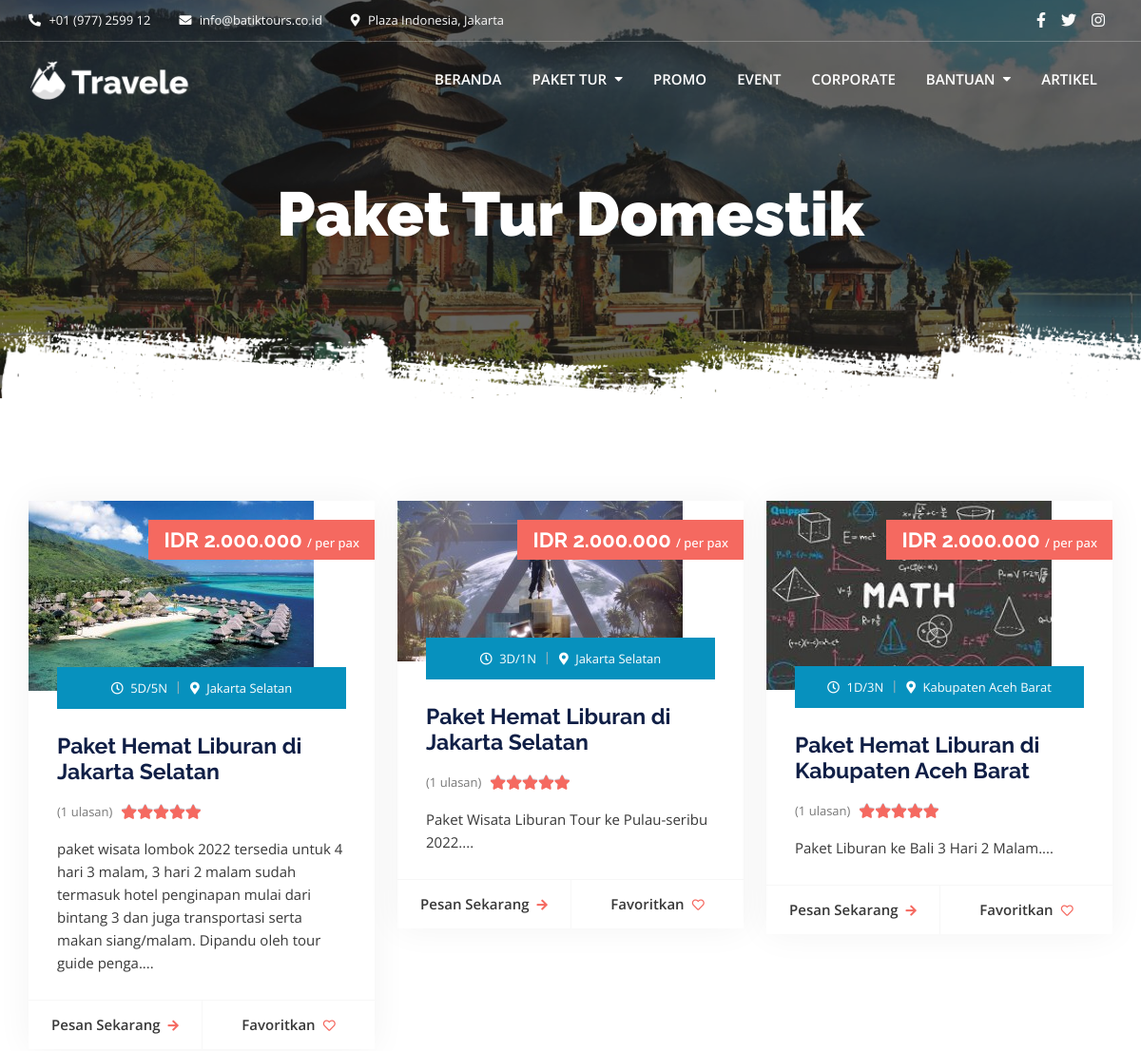
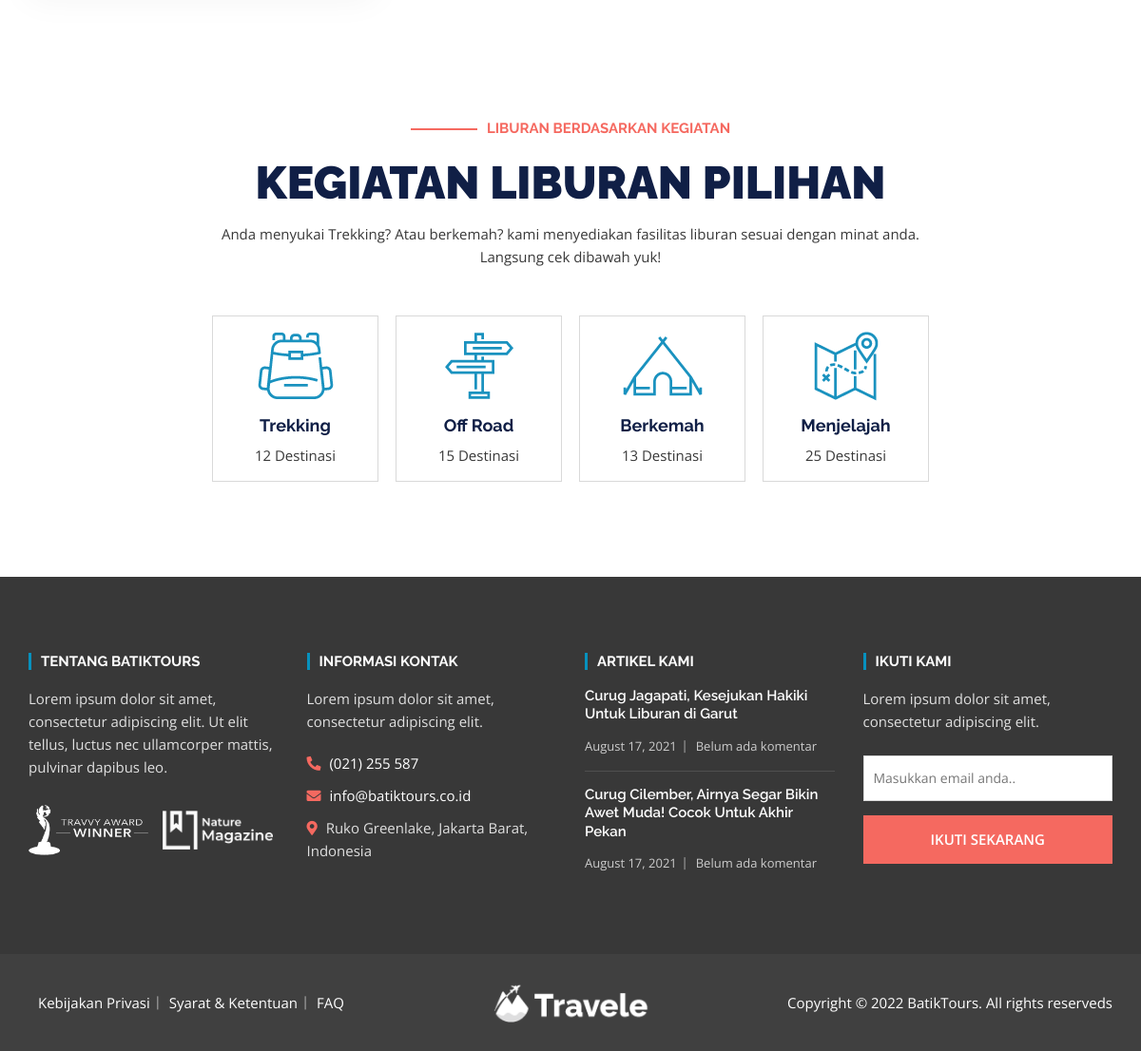
Screenshot of /index.php/user/domestic with the database file from the repository (2 pictures, top to bottom).
### tables this page shows
CREATE TABLE `package` (
  `id_package` int(11) NOT NULL,
  `package_category_id` int(11) NOT NULL,
  `package_name` varchar(255) NOT NULL,
  `sub_package_name` varchar(255) NOT NULL,
  `slug` varchar(255) NOT NULL,
  `price` int(11) NOT NULL,
  `promo` int(11) NOT NULL,
  `discount` int(11) NOT NULL,
  `star` int(11) NOT NULL,
  `photo` varchar(255) NOT NULL,
  `description` text NOT NULL,
  `itinerary` text NOT NULL,
  `reviews` text NOT NULL,
  `location` varchar(255) NOT NULL,
  `country` int(11) NOT NULL,
  `province` int(11) NOT NULL,
  `cities` varchar(255) NOT NULL,
  `pax` int(11) NOT NULL,
  `day` int(11) NOT NULL,
  `night` int(11) NOT NULL,
  `family` varchar(255) NOT NULL,
  `date` date NOT NULL,
  `post_status` varchar(255) NOT NULL,
  `package_status` int(3) NOT NULL,
  `post_by` varchar(255) NOT NULL,
  `origin` varchar(255) NOT NULL,
  `thumbnail` varchar(255) NOT NULL
);

### application/controllers/User.php (called while the page is built, shortened)
<?php
class User extends CI_Controller {
	public function __construct() {
  		$this->load->helper(array('form', 'url','file'));
			$this->load->library('session');
	}
	public function domestic() {
			$this->load->model('User_model','package');
			$t['domestic'] = $this->package->domestics();
			$a['header'] =  $this->load->view('layout/header_frontend',null, true);
			$a['footer'] =  $this->load->view('layout/footer_frontend',null, true);
			$a['content'] =  $this->load->view('domestic/content',$t, true);
			$page = $this->load->view('layout/layout_frontend',$a);
			return $page;
	}
}

### index.php (called while the page is built, shortened)
<?php
require_once BASEPATH.'core/CodeIgniter.php';

### application/models/User_model.php (called while the page is built, shortened)
<?php
class User_model extends CI_Model {
public function convert_city($id)
{
	$data = $this->db->query("select * from cities where id_cities = '".$id."'")->result_array();
	return $data[0]['cities_name'];
}
public function domestics()
{
	$sql = $this->db->query("select * from package where package_category_id = '1' and package_status = '1' and post_status = 'Publish'")->result_array();
	$row = array();
	for($i=0;$i<count($sql);$i++){
		$row[] = array(
			"id_package" => $sql[$i]['id_package'],
			"package_category_id" => $sql[$i]['package_category_id'],
			"package_name" => $sql[$i]['package_name'],
			"sub_package_name" => $sql[$i]['sub_package_name'],
			"slug" => $sql[$i]['slug'],
			"price" => $sql[$i]['price'],
			"promo" => $sql[$i]['promo'],
			"discount" => $sql[$i]['discount'],
			"star" => $sql[$i]['star'],
			"photo" => $sql[$i]['photo'],
			"description" => $sql[$i]['description'],
			"itinerary" => $sql[$i]['itinerary'],
			"reviews" => $sql[$i]['reviews'],
			"location" => $sql[$i]['location'],
			"cities" => $this->convert_city($sql[$i]['cities']),
			"pax" => $sql[$i]['pax'],
			"day" => $sql[$i]['day'],
			"night" => $sql[$i]['night'],
			"family" => $sql[$i]['family'],
			"date" => $sql[$i]['date'],
			"post_status" => $sql[$i]['post_status'],
			"package_status" => $sql[$i]['package_status'],
			"post_by" => $sql[$i]['post_by'],
			"origin" => $sql[$i]['origin'],
			"thumbnail" => $sql[$i]['thumbnail'],
		);
	}
	return $row;
}
} ?>

### application/views/domestic/content.php (the view)
<?php include APPPATH."views/layout/menu_user.php" ; ?>
<main id="content" class="site-main">
    <section class="inner-banner-wrap">
        <div class="inner-baner-container"
            style="background-image: url(<?= base_url()?>assets/frontend/assets/images/domestik-header.jpg);">
            <div class="container">
                <div class="inner-banner-content">
                    <h1 class="inner-title">Paket Tur Domestik</h1>
                </div>
            </div>
        </div>
        <div class="inner-shape"></div>
    </section>
    <div class="package-section">
        <div class="container">
            <div class="package-inner">
                <div class="row">
                    <?php for($i=0;$i<count($domestic);$i++){ ?>
                    <div class="col-lg-4 col-md-6">
                        <div class="package-wrap">
                            <figure class="feature-image">
                                <a href="<?= base_url('detail-package/'.$domestic[$i]['slug'])?>">
                                    <img src="<?= $domestic[$i]['photo']?>" alt="">
                                </a>
                            </figure>
                            <div class="package-price">
                                <h6>
                                    <span>IDR <?= number_format($domestic[$i]['price'],0,',','.')?> </span> / per pax
                                </h6>
                            </div>
                            <div class="package-content-wrap">
                                <div class="package-meta text-center">
                                    <ul>
                                        <li>
                                            <i class="far fa-clock"></i>
                                            <?= $domestic[$i]['day']?>D/<?= $domestic[$i]['night']?>N
                                        </li>
                                        <li>
                                            <i class="fas fa-map-marker-alt"></i>
                                            <?= $domestic[$i]['cities']?>
                                        </li>
                                    </ul>
                                </div>
                                <div class="package-content">
                                    <h3>
                                        <a href="<?= base_url('detail-package/'.$domestic[$i]['slug'])?>">Paket Hemat Liburan di <?= $domestic[$i]['cities']?></a>
                                    </h3>
                                    <div class="review-area">
                                        <span class="review-text">(<?= $domestic[$i]['star']?> ulasan)</span>
                                        <div class="rating-start" title="Rated 5 out of 5">
                                            <span style="width: 100%"></span>
                                        </div>
                                    </div>
                                    <p><?= substr($domestic[$i]['description'],0,200)?>....</p>
                                    <div class="btn-wrap">
                                        <a href="<?= base_url('detail-package/'.$domestic[$i]['slug'])?>" class="button-text width-6">Pesan Sekarang<i
                                                class="fas fa-arrow-right"></i></a>
                                        <a href="#" class="button-text width-6">Favoritkan<i
                                                class="far fa-heart"></i></a>
                                    </div>
                                </div>
                            </div>
                        </div>
                    </div>
                    <?php } ?>
                </div>
            </div>
        </div>
    </div>
    <section class="activity-section">
        <div class="container">
            <div class="section-heading text-center">
                <div class="row">
                    <div class="col-lg-8 offset-lg-2">
                        <h5 class="dash-style">LIBURAN BERDASARKAN KEGIATAN</h5>
                        <h2>KEGIATAN LIBURAN PILIHAN</h2>
                        <p>Anda menyukai Trekking? Atau berkemah? kami menyediakan fasilitas liburan sesuai dengan minat
                            anda. Langsung cek dibawah yuk!</p>
                    </div>
                </div>
            </div>
            <div class="activity-inner row">
                <div class="col-lg-2 col-md-4 col-sm-6">
                </div>
                <div class="col-lg-2 col-md-4 col-sm-6">
                    <div class="activity-item">
                        <div class="activity-icon">
                            <a href="#">
                                <img src="<?= base_url()?>assets/frontend/assets/images/icon10.png" alt="">
                            </a>
                        </div>
                        <div class="activity-content">
                            <h4>
                                <a href="#">Trekking</a>
                            </h4>
                            <p>12 Destinasi</p>
                        </div>
                    </div>
                </div>
                <div class="col-lg-2 col-md-4 col-sm-6">
                    <div class="activity-item">
                        <div class="activity-icon">
                            <a href="#">
                                <img src="<?= base_url()?>assets/frontend/assets/images/icon8.png" alt="">
                            </a>
                        </div>
                        <div class="activity-content">
                            <h4>
                                <a href="#">Off Road</a>
                            </h4>
                            <p>15 Destinasi</p>
                        </div>
                    </div>
                </div>
                <div class="col-lg-2 col-md-4 col-sm-6">
                    <div class="activity-item">
                        <div class="activity-icon">
                            <a href="#">
                                <img src="<?= base_url()?>assets/frontend/assets/images/icon7.png" alt="">
                            </a>
                        </div>
                        <div class="activity-content">
                            <h4>
                                <a href="#">Berkemah</a>
                            </h4>
                            <p>13 Destinasi</p>
                        </div>
                    </div>
                </div>
                <div class="col-lg-2 col-md-4 col-sm-6">
                    <div class="activity-item">
                        <div class="activity-icon">
                            <a href="#">
                                <img src="<?= base_url()?>assets/frontend/assets/images/icon11.png" alt="">
                            </a>
                        </div>
                        <div class="activity-content">
                            <h4>
                                <a href="#">Menjelajah</a>
                            </h4>
                            <p>25 Destinasi</p>
                        </div>
                    </div>
                </div>
            </div>
        </div>
    </section>
</main>

### rows the page displays
package: photo (picture), price "2.000.000", day "5", night "5", cities "Jakarta Selatan", star "1", description "paket wisata lombok 2022 tersedia untuk 4 hari 3 malam, 3 hari 2 malam sudah termasuk hotel penginapan mulai dari bintang 3 dan juga transportasi serta makan siang/malam. Dipandu oleh tour guide penga"
package: photo (picture), price "2.000.000", day "3", night "1", cities "Jakarta Selatan", star "1", description "Paket Wisata Liburan Tour ke Pulau-seribu 2022"
package: photo (picture), price "2.000.000", day "1", night "3", cities "Kabupaten Aceh Barat", star "1", description "Paket Liburan ke Bali 3 Hari 2 Malam"
